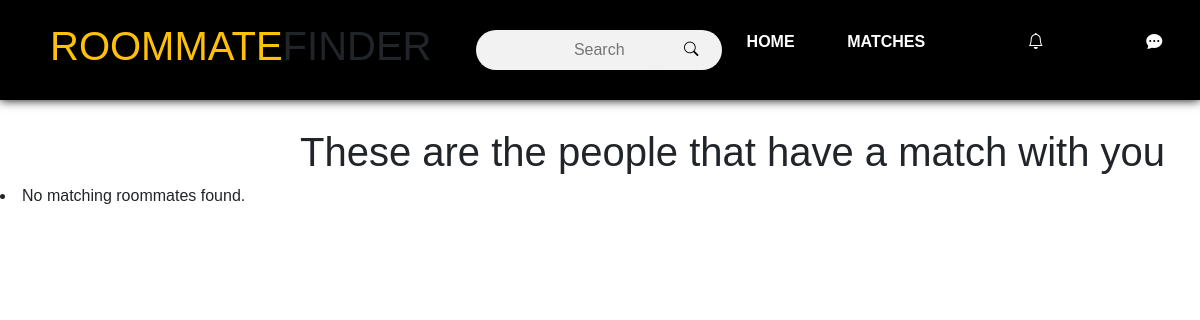
The page /find_roomates/ on the database as committed earlier.
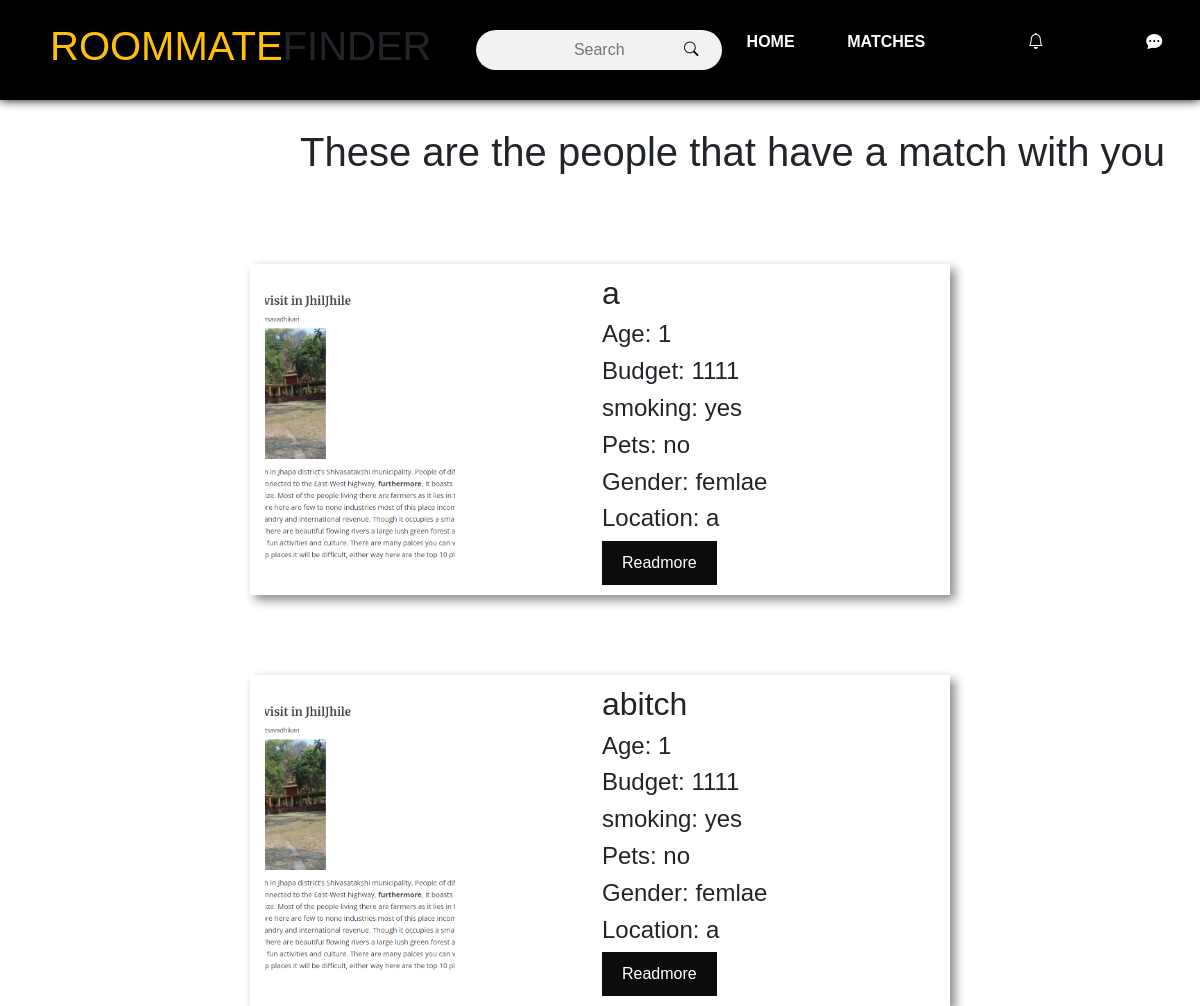
The same page on the database as committed later.
### mysite/models.py (models this page shows)
class Profile (models.Model):
    image = models.ImageField(default='default_image.jpg',upload_to="image")
    full_name = models.CharField("full_name", max_length=30)
    gender = models.CharField("gender",max_length=50)
    age = models.IntegerField("age")
    phone = models.IntegerField("phone")
    currentL = models.CharField("clocation",max_length=50)
    occupation = models.CharField("occupation", max_length=50)
    smoking = models.CharField("smoking",max_length=50)
    pets = models.CharField("pets", max_length=50)
    budget= models.IntegerField("budget")
    social = models.CharField("social",max_length=50)
    description =models.CharField("description",default='',max_length=70)

### mysite/views.py (the view)
# urls.py: path('find_roomates/', views.find_roomates, name='find_roomates'),
def find_roomates(request):
    current_user = Profile.objects.latest('id')
    users = Profile.objects.exclude(id=current_user.id)
    matching_users=[]
    for user in users:
        if(
            user.budget - 500 <= current_user.budget<=user.budget + 500
            and user.currentL == current_user.currentL
        ):
            matching_users.append(user)
        elif(
            user.smoking == current_user.smoking
        ):
            matching_users.append(user)
    return render(request, 'main/match.html',{'matching_users':matching_users})

### templates/main/match.html (shortened to what this page needs)
{% include '../base/base.html' %}
{%load static%}
{%block css%}
<link rel="stylesheet" href="{%static 'css/dash.css'%}">
{%endblock%}
 {% block navbar %}
  {% include 'main/user_nav.html' %}
 {% endblock navbar %}
{%block content%}
    <h1 class="heading">Matching Roommates: </h1>
    <h1 class="heading2"> These are the people that have a match with you </h1>
{%for user in matching_users%}
    <div class="container">
            <div class="box">
                <div class="heading">
                    <h2>{{user.full_name}}</h2>
                    <h4>Age: {{user.age}}</h4>
                    <h4>Budget: {{user.budget}}</h4>
                    <h4>smoking: {{user.smoking}}</h4>
                    <h4>Pets: {{user.pets}}</h4>
                     <h4>Gender: {{user.gender}}</h4>
                     <h4>Location: {{user.currentL}}</h4>
                </div>
            <img src="{{user.image.url}}" alt="" height="200" width="200">
                <div class="text">
                    <a href="" class="read-more" id="readMoreLink">Readmore</a>
                </div>
            </div>
        </div>
         {%empty%}
            <li>No matching roommates found.</li>
{%endfor%}
{%endblock%}

Rows that differ between the two databases and show on the page:
added Profile: full_name "a", age "1", budget "1111", smoking "yes", pets "no", gender "femlae", currentL "a", image (picture)
added Profile: full_name "abitch", age "1", budget "1111", smoking "yes", pets "no", gender "femlae", currentL "a", image (picture)
Other text that changed with them:
text no longer shown: "No matching roommates found."
